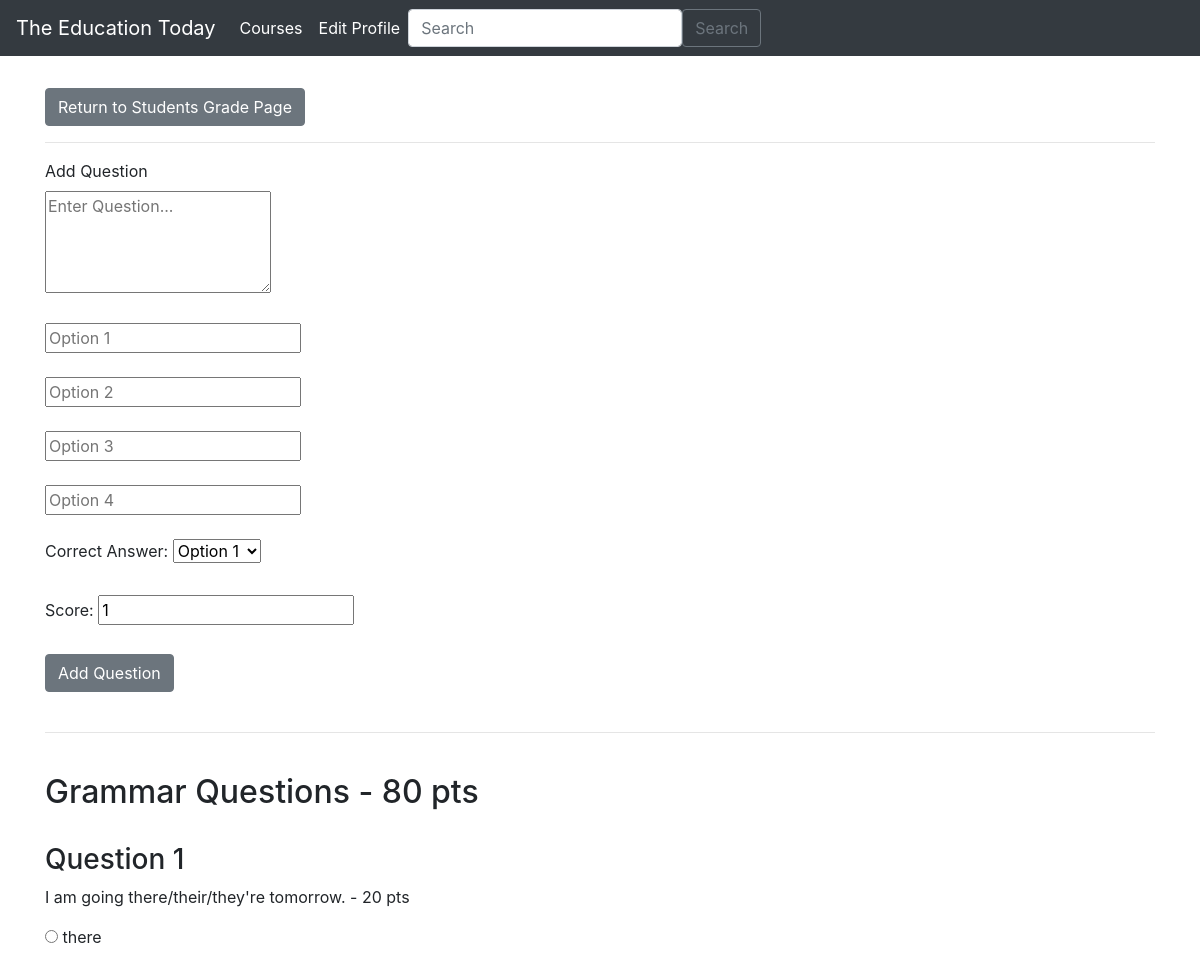
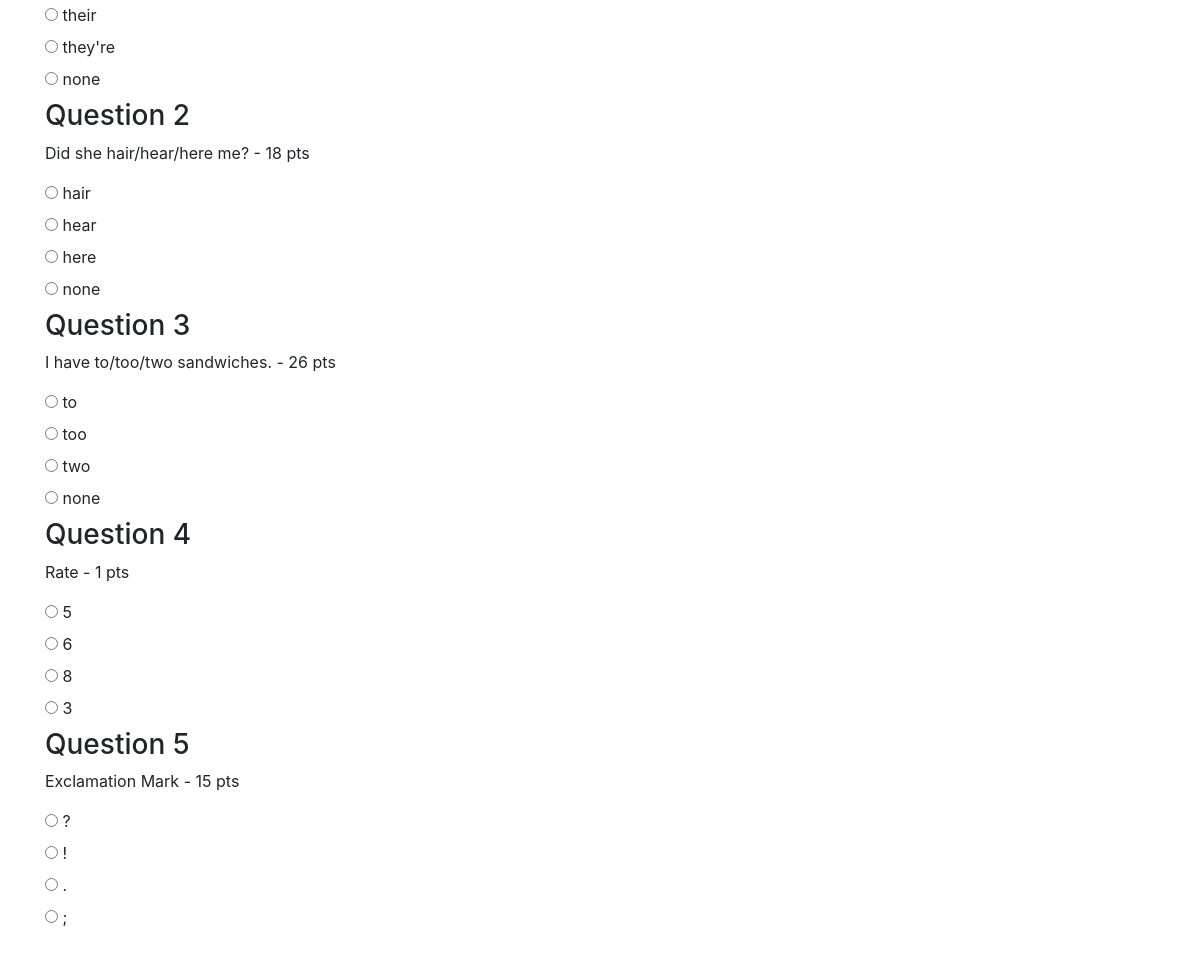
The app's page /teachers/quiz_view/6/ with its own data (2 pictures, top to bottom).
### teachers/models.py (models this page shows, shortened)
class Quiz(models.Model):
    id = models.AutoField(primary_key=True)
    course = models.ForeignKey(Course, on_delete=models.CASCADE, null=True, default=1)
    title = models.CharField(max_length=255)
    author = models.ForeignKey(User, on_delete=models.CASCADE)
    date_added = models.DateTimeField(auto_now_add=True)
    weight = models.IntegerField(default=100)

class Question(models.Model):
    id = models.AutoField(primary_key=True)
    quiz = models.ForeignKey(Quiz, on_delete=models.CASCADE)
    question_text = models.CharField(max_length=200,null=True)
    op1 = models.CharField(max_length=200,null=True)
    op2 = models.CharField(max_length=200,null=True)
    op3 = models.CharField(max_length=200,null=True)
    op4 = models.CharField(max_length=200,null=True)
    ans = models.IntegerField(choices=[(1, 'Option 1'), (2, 'Option 2'), (3, 'Option 3'), (4, 'Option 4')])
    points = models.IntegerField(default=1)

### teachers/views.py (the view, shortened to what this page needs)
# urls.py: path("quiz_view/<str:id>/", views.quizView, name="quiz_view"),
def quizView(request, id):
    quiz = Quiz.objects.get(pk=id)
    questions = Question.objects.filter(quiz=quiz)
    context = {"questions":questions, "quiz":quiz}
    return render(request, "teachers/quiz_view.html", context)

### teachers/templates/teachers/quiz_view.html (shortened to what this page needs)
{% extends "teachers/base.html" %}
{% block content %}
<div class="container my-2">
    <br/>
    <div id="coursediv">
        <div class="form-wrapper">
            <form action="" method="POST" enctype="multipart/form-data" >
                <a href="{% url 'teachers:quizzes' quiz.id %}" class="btn btn-secondary">Return to Students Grade Page</a>
                <hr>
                <label for="message" class="textarea-label"> Add Question</label>
                <div class="textarea">
                    <textarea
                        rows="4"
                        name="question_text"
                        id="message"
                        placeholder="Enter Question..."
                        class="textarea-input"
                    ></textarea>
                </div> <br/>
                <input
                    type="text"
                    name="op1"
                    id="subject"
                    placeholder="Option 1"
                    class="textarea-input"
                />
                <br/><br/>
                <input
                    type="text"
                    name="op2"
                    id="subject"
                    placeholder="Option 2"
                    class="textarea-input"
                /><br/><br/>
                <input
                    type="text"
                    name="op3"
                    id="subject"
                    placeholder="Option 3"
                    class="textarea-input"
                /><br/><br/>
                <input
                    type="text"
                    name="op4"
                    id="subject"
                    placeholder="Option 4"
                    class="textarea-input"
                /><br/><br/>
                <label for="ans">Correct Answer:</label>
                <select id="ans" name="ans" required>
                    <option value="1">Option 1</option>
                </select>
                <br/><br/>
                <label for="points">Score:</label>
                <input type="number" name="points" min="1" value="1" required>
                <br/><br/>
                <button class="btn btn-secondary">Add Question</button>
                <br/><br/>
            </form>
            <hr>
        </div>
    </div>
        <br/>
        <div id="contentwrapper">
            <div id="content">
                <div id="wrapper">
                    <h2>{{quiz.title}} Questions - {{ quiz.weight }} pts</h2>
                    <br/>
                    <div id="quiz-wrapper">
                        <form method="post">
                            {% for question in questions %}
                                <div class="questions">
                                    <h3>Question {{ forloop.counter }}</h3>
                                    <p>{{ question.question_text }} - {{ question.points }} pts </p>
                                    {% if question.op1 %}
                                        <label>
                                            <input type="radio" name="answer" value="1"> {{ question.op1 }}
                                        </label>
                                        <br>
                                    {% endif %}
                                    {% if question.op2 %}
                                        <label>
                                            <input type="radio" name="answer" value="2"> {{ question.op2 }}
                                        </label><br>
                                    {% endif %}
                                    {% if question.op3 %}
                                        <label>
                                            <input type="radio" name="answer" value="3"> {{ question.op3 }}
                                        </label><br>
                                    {% endif %}
                                    {% if question.op4 %}
                                        <label>
                                            <input type="radio" name="answer" value="4"> {{ question.op4 }}
                                        </label><br>
                                    {% endif %}
                                </div>
                            {% endfor %}
                        </form>
                    </div>
                </div>
            </div>
        </div>
        <br/>
</div>
{% endblock %}

### records on screen
Quiz: title "Grammar", weight "80"
Question: question_text "I am going there/their/they're tomorrow.", points "20", op1 "there", op2 "their", op3 "they're", op4 "none"
Question: question_text "Did she hair/hear/here me?", points "18", op1 "hair", op2 "hear", op3 "here", op4 "none"
Question: question_text "I have to/too/two sandwiches.", points "26", op1 "to", op2 "too", op3 "two", op4 "none"
Question: question_text "Rate", points "1", op1 "5", op2 "6", op3 "8", op4 "3"
Question: question_text "Exclamation Mark", points "15", op1 "?", op2 "!", op3 ".", op4 ";"
